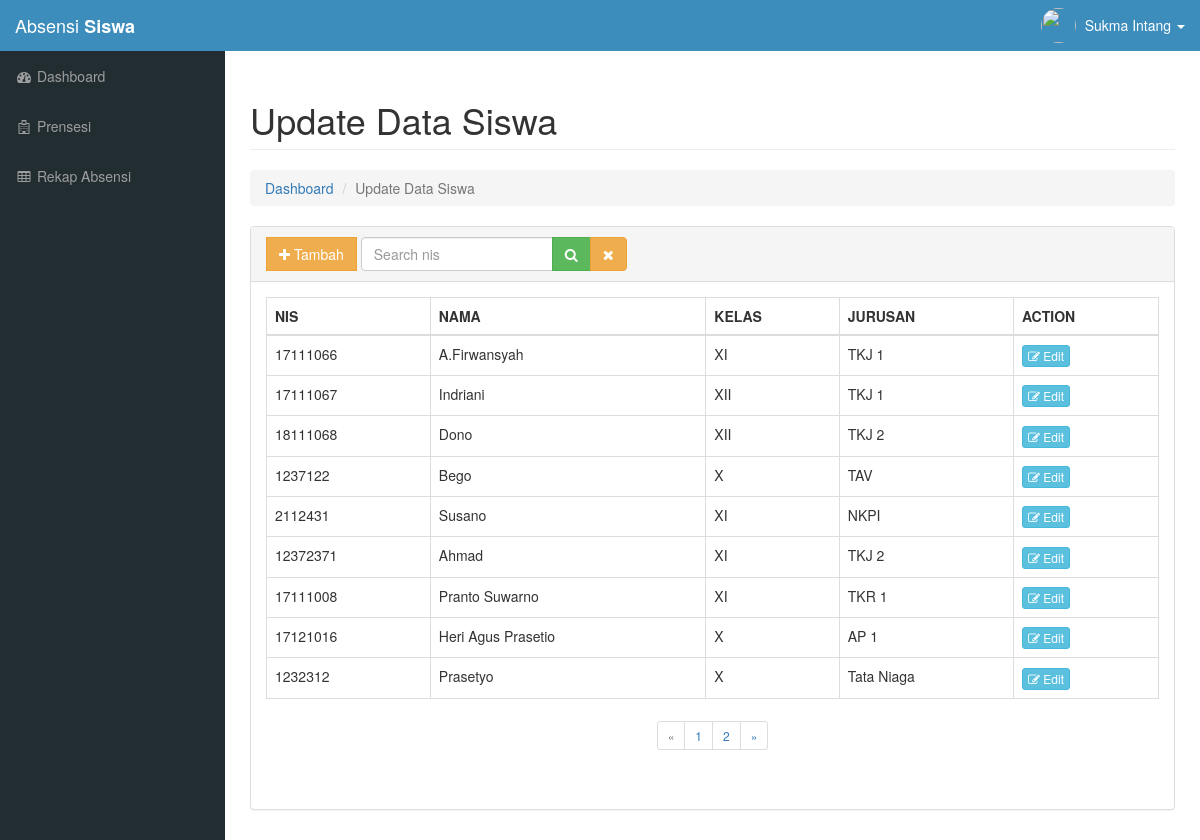
Screenshot of /wali/update-data.php (signed in) with the database file from the repository.
### tables this page shows
CREATE TABLE `siswa` (
  `id_siswa` int(11) NOT NULL,
  `nis` int(20) NOT NULL,
  `nama` varchar(40) NOT NULL,
  `jenis_kelamin` varchar(20) NOT NULL,
  `alamat` varchar(50) NOT NULL,
  `tanggal_lahir` varchar(30) NOT NULL,
  `kelas` varchar(10) NOT NULL,
  `jurusan` varchar(30) NOT NULL,
  `semester` varchar(50) NOT NULL
);

### functions/Library.php (called while the page is built, shortened)
<?php
  class Library{
    public function __construct(){
      $this->db = new PDO('mysql:host=localhost;dbname=absensiSiswa;','root','root');
    }
    public function presensi(){
      $sql    = "SELECT * FROM siswa";
      $query  = $this->db->query($sql);
      return $query;
    }
    public function dataSiswa($start,$perPage){
      $sql   = "SELECT * FROM siswa LIMIT $start , $perPage";
      $query = $this->db->query($sql);
      return $query;
    }
}
 ?>

### wali/update-data.php (the view, shortened to what this page needs)
<?php
require_once "../template/header.php";
$perPage = 9;
$page = isset($_GET["page"]) ? (int)$_GET["page"] : 1;
$start = ($page > 1) ? ($page * $perPage) - $perPage : 0;
$siswa = $objectSiswa->dataSiswa($start,$perPage);
$siswa1 = $objectSiswa->presensi();
while($row = $siswa1->fetch(PDO::FETCH_OBJ)){
  $datSis[] = $row;
}
$total = count($datSis);
$pages = ceil($total / $perPage );
?>
<div class="row">
    <div class="col-lg-12">
        <h1 class="page-header">Update Data Siswa</h1>
        <ol class="breadcrumb">
            <li><a href="index.php">Dashboard</a></li>
            <li class="active">Update Data Siswa</li>
        </ol>
    </div>
</div>
<div class="row">
  <div class="col-md-12">
    <div class="panel panel-default">
      <div class="panel-heading">
        <form class="form" action="" method="post">
          <div class="btn-group">
            <a href="tambah.php" class="btn btn-warning buton-presensi"><span class="fa fa-plus"></span> Tambah</a>
          </div>
          <div class="btn-group">
              <input type="text" class="form-control" name="keyword" placeholder="Search nis">
          </div>
          <div class="btn-group cari-box">
            <button type="submit" class="btn btn-success buton-presensi" name="search"><span class="fa fa-search"></span></button>
            <button type="submit" class="btn btn-warning" name="reset"><span class="fa fa-times"></span></button>
          </div>
        </form>
      </div>
      <div class="panel-body">
        <div class="table table-responsive">
          <table class="table table-bordered">
            <thead>
              <tr>
                <th>NIS</th>
                <th>NAMA</th>
                <th>KELAS</th>
                <th>JURUSAN</th>
                <th>ACTION</th>
              </tr>
            </thead>
            <tbody>
              <?php
              while($data = $siswa->fetch(PDO::FETCH_OBJ)){
                echo "
                <tr>
                  <td>$data->nis</td>
                  <td>$data->nama</td>
                  <td>$data->kelas</td>
                  <td>$data->jurusan</td>
                  <td>
                    <button id='$data->id_siswa' class='btn btn-info btn-xs' data-toggle='modal' data-target='#myModal$data->id_siswa'><i class='fa fa-edit'></i> Edit</button>
                    <div class='modal fade' id='myModal$data->id_siswa' tabindex='-1' role='dialog' aria-labelledby='myModalLabel' aria-hidden='true'>
                                <input type='hidden' class='form-control' name='id_siswa' value='$data->id_siswa'>
                                <td><input type='text' class='form-control' name='nis' value='$data->nis'></td>
                                <td><input type='text' class='form-control' name='nama' value='$data->nama'></td>
                                <td><input type='text' class='form-control' name='kelas' value='$data->kelas'></td>
                                <td><input type='text' class='form-control' name='jurusan' value='$data->jurusan'></td>
                                <td><input type='text' class='form-control' name='semester' value='$data->semester'></td>
                    </div>
                  </td>
                </tr>
                ";
              }
               ?>
            </tbody>
          </table>
      <div class="pagination-siswa text-center">
        <ul class="pagination pagination-sm">
          <?php if($page <= 1){ ?>
            <li class="previous disabled"><a href="">&laquo;</a></li>
          <?php } ?>
            <?php for($i=1; $i<=$pages; $i++){ ?>
                <li><a href="?page=<?= $i; ?>"><?= $i; ?></a></li>
            <?php } ?>
          <?php if($page < $pages){ ?>
            <li><a href="?page=<?= $page + 1; ?>">&raquo;</a></li>
          <?php } ?>
        </ul>
      </div>
    </div>
  </div>
</div>
</div>
</div>
<?php require_once "../template/footer.php" ?>

### assets/css/sb-admin.css (style rules this page uses)
body { margin-top: 100px; background-color: #222; }
@media (min-width:768px) { body { margin-top: 50px; } }

### assets/css/main.css (style rules this page uses)
.pagination-siswa { margin-top: -18px; }
.cari-box { margin-left: -8px; }
.buton-presensi { border-radius: 0px; }

### rows the page displays
siswa: nis "17111066", nama "A.Firwansyah", kelas "XI", jurusan "TKJ 1"
siswa: nis "17111067", nama "Indriani", kelas "XII", jurusan "TKJ 1"
siswa: nis "18111068", nama "Dono", kelas "XII", jurusan "TKJ 2"
siswa: nis "1237122", nama "Bego", kelas "X", jurusan "TAV"
siswa: nis "2112431", nama "Susano", kelas "XI", jurusan "NKPI"
siswa: nis "12372371", nama "Ahmad", kelas "XI", jurusan "TKJ 2"
siswa: nis "17111008", nama "Pranto Suwarno", kelas "XI", jurusan "TKR 1"
siswa: nis "17121016", nama "Heri Agus Prasetio", kelas "X", jurusan "AP 1"
siswa: nis "1232312", nama "Prasetyo", kelas "X", jurusan "Tata Niaga"

### other values shown
$nama[0] "Sukma Intang"
